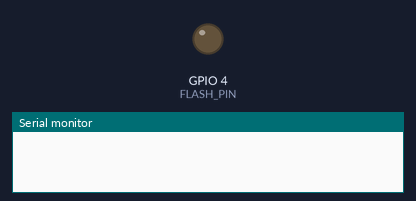
Simulated run of this sketch. Board: ESP32. Parts: output pins drawn as LEDs (lit = HIGH), the last lines printed to the serial monitor. Storage starts empty; the camera gives no picture.

Above: at 0.1 s.
At 1.4 s:
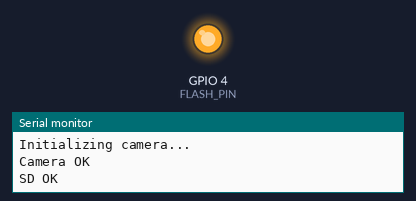
Timing chart, 0 to 3.0 s (numbered marks = the images above):
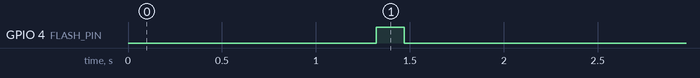

The sketch:

esp32cam_photo.ino
```cpp
#include "esp_camera.h"
#include "SD_MMC.h"
#include "FS.h"
#include "soc/soc.h"
#include "soc/rtc_cntl_reg.h"

// Camera pins (AI Thinker)
#define PWDN_GPIO_NUM     32
#define RESET_GPIO_NUM    -1
#define XCLK_GPIO_NUM      0
#define SIOD_GPIO_NUM     26
#define SIOC_GPIO_NUM     27
#define Y9_GPIO_NUM       35
#define Y8_GPIO_NUM       34
#define Y7_GPIO_NUM       39
#define Y6_GPIO_NUM       36
#define Y5_GPIO_NUM       21
#define Y4_GPIO_NUM       19
#define Y3_GPIO_NUM       18
#define Y2_GPIO_NUM        5
#define VSYNC_GPIO_NUM    25
#define HREF_GPIO_NUM     23
#define PCLK_GPIO_NUM     22

#define FLASH_PIN 4

bool cameraOK = false;
int photoCount = 0;

// Flash LED function
void flashLED(int times) {
  for (int i = 0; i < times; i++) {
    digitalWrite(FLASH_PIN, HIGH);
    delay(150);
    digitalWrite(FLASH_PIN, LOW);
    delay(150);
  }
}

void setup() {
  WRITE_PERI_REG(RTC_CNTL_BROWN_OUT_REG, 0);

  pinMode(FLASH_PIN, OUTPUT);
  digitalWrite(FLASH_PIN, LOW);

  Serial.begin(115200);
  delay(1000);

  Serial.println("\n=== BOOT ===");

  // Camera config
  camera_config_t config;
  config.ledc_channel = LEDC_CHANNEL_0;
  config.ledc_timer   = LEDC_TIMER_0;
  config.pin_d0 = Y2_GPIO_NUM;
  config.pin_d1 = Y3_GPIO_NUM;
  config.pin_d2 = Y4_GPIO_NUM;
  config.pin_d3 = Y5_GPIO_NUM;
  config.pin_d4 = Y6_GPIO_NUM;
  config.pin_d5 = Y7_GPIO_NUM;
  config.pin_d6 = Y8_GPIO_NUM;
  config.pin_d7 = Y9_GPIO_NUM;
  config.pin_xclk = XCLK_GPIO_NUM;
  config.pin_pclk = PCLK_GPIO_NUM;
  config.pin_vsync = VSYNC_GPIO_NUM;
  config.pin_href = HREF_GPIO_NUM;
  config.pin_sccb_sda = SIOD_GPIO_NUM;
  config.pin_sccb_scl = SIOC_GPIO_NUM;
  config.pin_pwdn = PWDN_GPIO_NUM;
  config.pin_reset = RESET_GPIO_NUM;

  config.xclk_freq_hz = 10000000;
  config.pixel_format = PIXFORMAT_JPEG;
  config.frame_size = FRAMESIZE_VGA;
  config.jpeg_quality = 12;
  config.fb_count = 1;

  Serial.println("Initializing camera...");
  if (esp_camera_init(&config) == ESP_OK) {
    Serial.println("Camera OK");
    cameraOK = true;
  } else {
    Serial.println("Camera FAILED");
  }

  // SD card init
  if (SD_MMC.begin("/sdcard", true)) {
    Serial.println("SD OK");
  } else {
    Serial.println("SD FAILED");
  }

  // Status flash
  if (cameraOK) {
    flashLED(1); // success
  } else {
    flashLED(2); // failure
  }
}

void loop() {

  if (!cameraOK) return;

  camera_fb_t *fb = esp_camera_fb_get();
  if (!fb) {
    Serial.println("Capture failed");
    return;
  }

  String path = "/photo" + String(photoCount++) + ".jpg";
  Serial.println("Saving: " + path);

  File file = SD_MMC.open(path.c_str(), FILE_WRITE);
  if (!file) {
    Serial.println("Failed to open file");
  } else {
    file.write(fb->buf, fb->len);
    file.close();
    Serial.println("Saved");
  }

  esp_camera_fb_return(fb);

  delay(2000); // take a photo every 2 seconds
}
```
